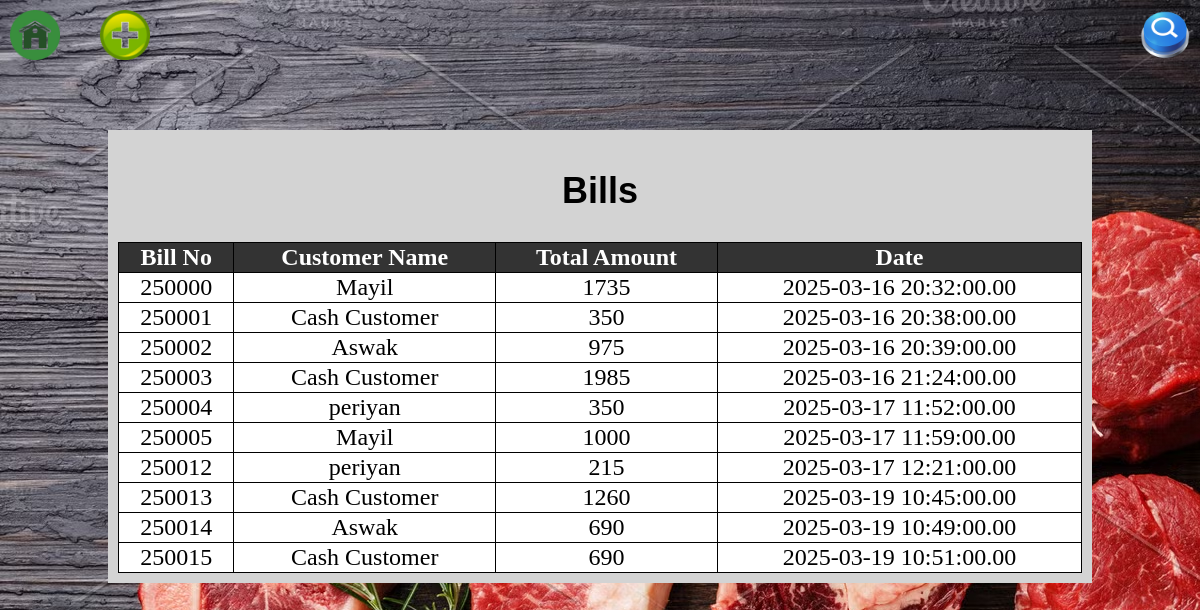
The page /user_dash/sales_entry.php on the database as committed earlier.
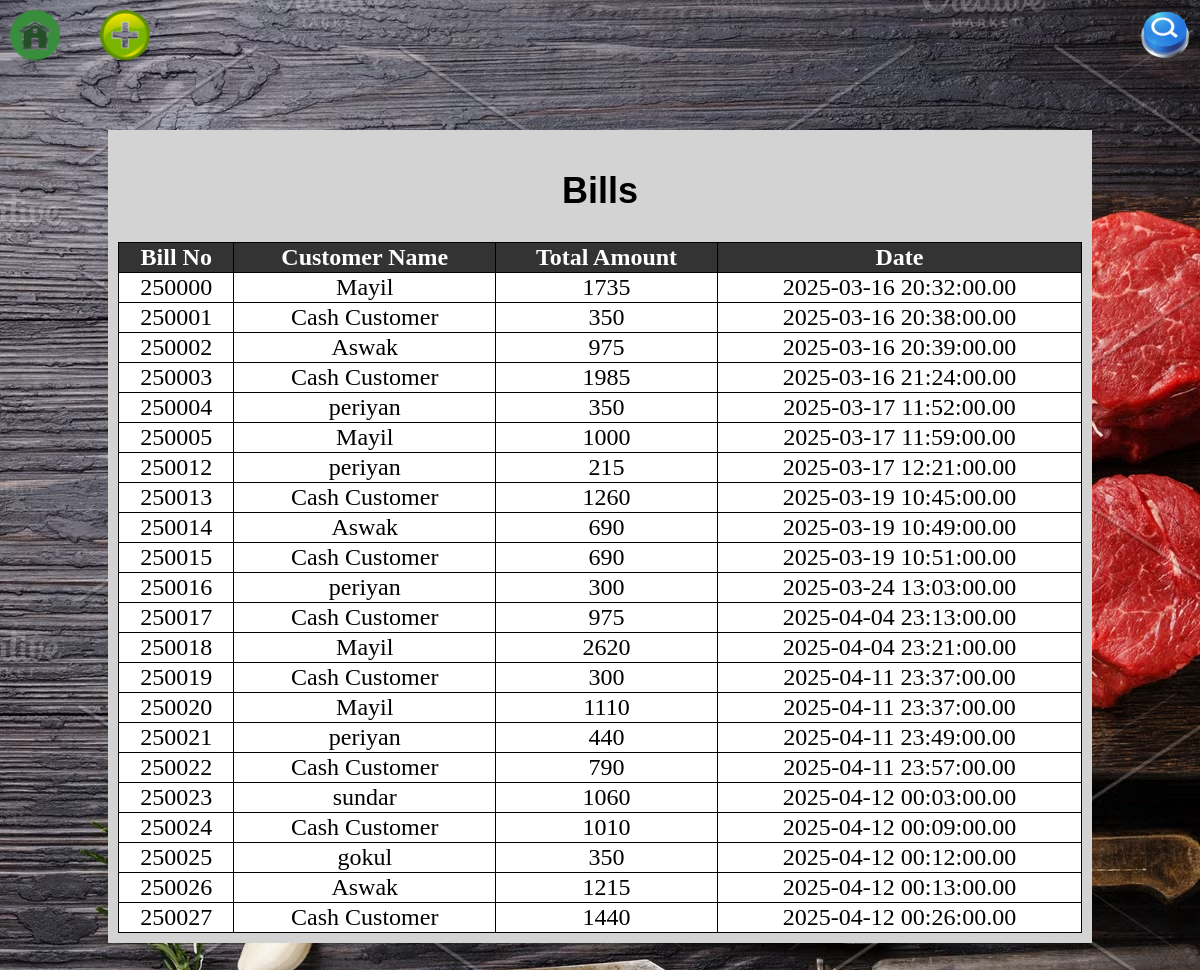
The same page on the database as committed later.
### tables this page shows
CREATE TABLE `bills` (
  `bill_no` int(100) NOT NULL,
  `cus_name` varchar(20) NOT NULL,
  `date` datetime(2) NOT NULL,
  `cus_phone` char(10) NOT NULL,
  `grand_total` double NOT NULL
);

### user_dash/sales_entry.php (the view, shortened to what this page needs)
<?php
include 'db.php';
?>
<!DOCTYPE html>
<html lang="en">
<head>
</head>
<body>
<div style="position: fixed; top: 10px; left: 10px;">
    <a href="user_dash.php">
        <img src="image/home_icon.png" alt="Home" style="width: 50px; height: 50px;">
    </a>
</div>
<div style="position: fixed; top: 10px; left: 100px;">
<a href="new_entry.php">
        <img src="image/add_icon.png" alt="Add" style="width: 50px; height: 50px;">
    </a>
</div>
<div style="position: fixed; top: 10px; right: 10px;">
            <img id="searchBtn" src="image/search_icon.png" alt="Search" style="width: 50px; height: 50px;">
    </div>
        <div class="container">
            <div class="header" style="font-size: 24px; background-color: lightgray; padding: 10px; text-align: center;">
                <h2>Bills</h2>
                <table border="1">
                    <tr>
                        <th>Bill No</th>
                        <th>Customer Name</th>
                        <th>Total Amount</th>
                        <th>Date</th>
                    </tr>
                    <?php
                    $query = "SELECT * FROM bills";
                    $result = mysqli_query($conn, $query);
                    if (mysqli_num_rows($result) > 0) {
                        while ($row = mysqli_fetch_assoc($result)) {
                            echo "<tr>";
                            echo "<td>" . $row['bill_no'] . "</td>";
                            echo "<td>" . $row['cus_name'] . "</td>";
                            echo "<td>" . $row['grand_total'] . "</td>";
                            echo "<td>" . $row['date'] . "</td>";
                            echo "</tr>";
                        }
                    } else {
                        echo "<tr><td colspan='4'>No bills found</td></tr>";
                    }
                    ?>
                </table>
                </div>
        </div>
</body>
</html>

Rows that differ between the two databases and show on the page:
added bills: bill_no "250016", cus_name "periyan", grand_total "300", date "2025-03-24 13:03:00.00"
added bills: bill_no "250017", cus_name "Cash Customer", grand_total "975", date "2025-04-04 23:13:00.00"
added bills: bill_no "250018", cus_name "Mayil", grand_total "2620", date "2025-04-04 23:21:00.00"
added bills: bill_no "250019", cus_name "Cash Customer", grand_total "300", date "2025-04-11 23:37:00.00"
added bills: bill_no "250020", cus_name "Mayil", grand_total "1110", date "2025-04-11 23:37:00.00"
added bills: bill_no "250021", cus_name "periyan", grand_total "440", date "2025-04-11 23:49:00.00"
added bills: bill_no "250022", cus_name "Cash Customer", grand_total "790", date "2025-04-11 23:57:00.00"
added bills: bill_no "250023", cus_name "sundar", grand_total "1060", date "2025-04-12 00:03:00.00"
added bills: bill_no "250024", cus_name "Cash Customer", grand_total "1010", date "2025-04-12 00:09:00.00"
added bills: bill_no "250025", cus_name "gokul", grand_total "350", date "2025-04-12 00:12:00.00"
added bills: bill_no "250026", cus_name "Aswak", grand_total "1215", date "2025-04-12 00:13:00.00"
added bills: bill_no "250027", cus_name "Cash Customer", grand_total "1440", date "2025-04-12 00:26:00.00"
